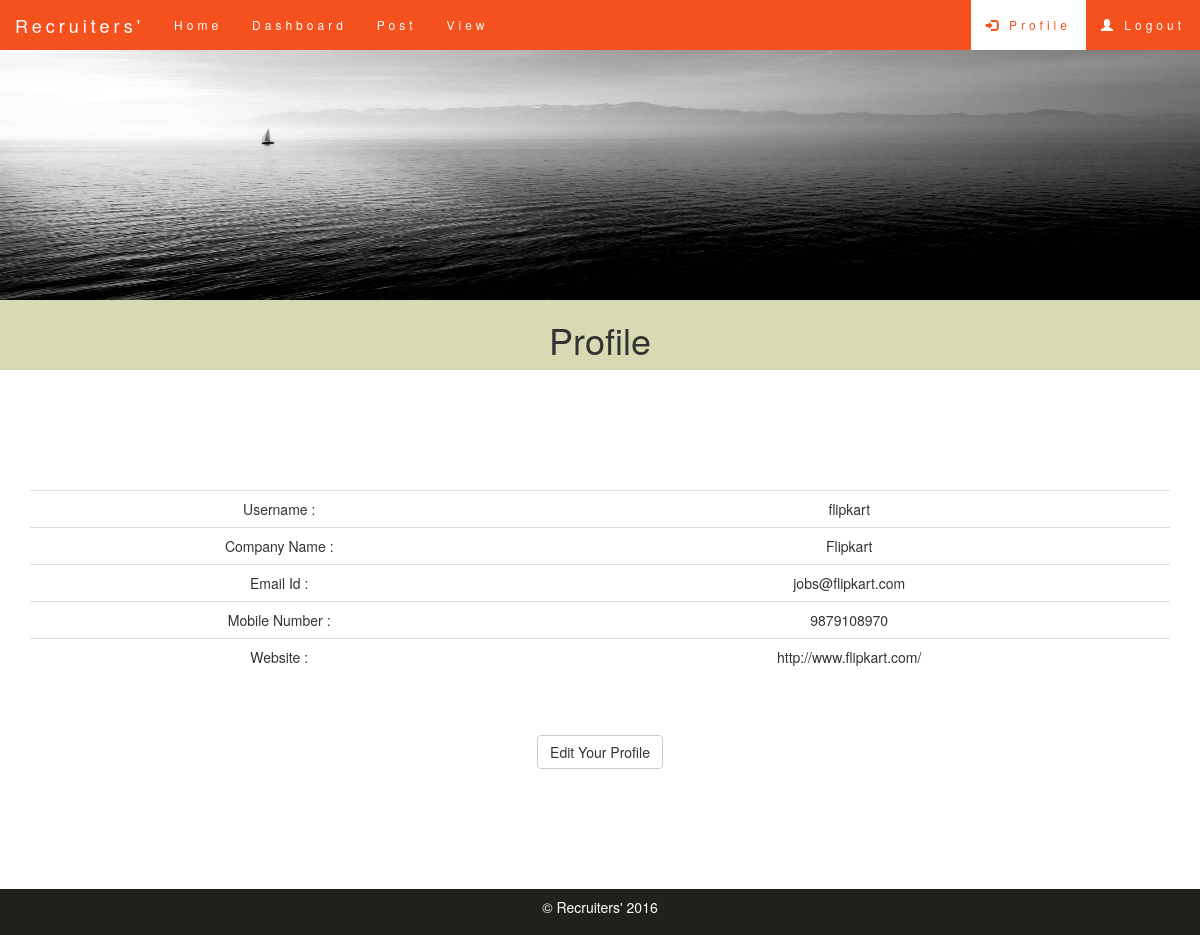
The page /profileemployer.php (signed in) on the database its author committed.
### tables this page shows
CREATE TABLE IF NOT EXISTS `clients` (
  `id` int(11) NOT NULL AUTO_INCREMENT,
  `username` varchar(10) NOT NULL,
  `email` varchar(255) NOT NULL,
  `password` varchar(30) NOT NULL,
  `company` varchar(100) NOT NULL,
  `website` varchar(500) NOT NULL,
  `number` bigint(10) NOT NULL,
  `closejob` varchar(10) NOT NULL DEFAULT 'open',
  PRIMARY KEY (`id`)
);

### profileemployer.php (the view, shortened to what this page needs)
<!DOCTYPE html>
<html lang="en">
<head>
    <link rel="stylesheet" href="http://maxcdn.bootstrapcdn.com/bootstrap/3.3.6/css/bootstrap.min.css">
   <link rel="stylesheet" href="\PHPProject\main.css">
</head>
<body>
    <nav class="navbar navbar-default navbar-fixed-top">
    <div class="container-fluid">
    <div class="navbar-header">
        <a class="navbar-brand" href="#">Recruiters'</a>
    </div>
    <ul class="nav navbar-nav">
        <li><a href="\PHPProject\loginhomeemployer.php">Home</a></li>
        <li><a href="\PHPProject\dashboardoption.php">Dashboard</a></li>
        <li><a href="\PHPProject\post.php">Post</a><li>
        <li><a href="\PHPProject\viewpost.php">View</a><li>
    </ul>
    <ul class="nav navbar-nav navbar-right" >
        <li   class="active"><a href="#"><span class="glyphicon glyphicon-log-in"> </span>&nbsp;Profile</a></li>
        <li><a href="\PHPProject\logout.php"><span class="glyphicon glyphicon-user"> </span>&nbsp;Logout</a></li>
    </ul>
    </div>
    </nav>
    <img class="img" src="\PHPProject\home_img.jpg.jpg" alt="home_img">
    <div class="container-fluid text-center register">
        <h1>Profile</h1>
    </div>
    <br/><br/><br/><br/>
    <div class="container text-center table-responsive">
    <br/>
    <br/>
    <table class="table">
    <tbody>
    <tr>
    <?php
        $servername = "localhost";
        $dbusername = "root";
        $dbpassword = "";
        $dbname = "project";
        $email = $_SESSION['user_email'];
        $conn = mysqli_connect($servername, $dbusername, $dbpassword, $dbname);
        $sql = "SELECT * FROM clients WHERE email='$email'";
        $result = mysqli_query($conn, $sql);
        if(mysqli_num_rows($result) > 0)
        {
            while( $row = mysqli_fetch_assoc($result)){
                echo "<td>Username : </td><td>".$row["username"]."</td></tr><tr><td>Company Name : </td><td>".$row["company"]."</td></tr><tr><td>Email Id : </td><td>".$row["email"]."</td></tr><tr><td>Mobile Number : </td><td>".$row["number"]."</td></tr><tr><td>Website : </td><td>".$row["website"]."</td></tr>";
            }
        } else{
            echo "Select profile query error";
        }
    ?>
    </tbody>
    </table>
    </div>
    <br/><br/>
    <div class="container text-center">
    <a href="\PHPProject\profileeditemployer.php" class="btn btn-default">Edit Your Profile</a>
    </div>
    <br/><br/><br/><br/><br/><br/>
    <footer class="container-fluid text-center copyright">
        <p>&copy; Recruiters' 2016</p>
    </footer>
</body>
</html>

### main.css (style rules this page uses)
html,body { height: 100% }
.img { position:relative; height:300px; width:100%; }
.navbar { margin-bottom: 0; background-color: #f4511e; z-index: 9999; border: 0; font-size: 12px !important; line-height: 1.42857143 !important; letter-spacing: 4px; border-radius: 0; padding-top:-10px; padding-bottom:-10px; }
.navbar li a, .navbar .navbar-brand { color: #fff !important; }
.navbar-nav li a:hover, .navbar-nav li.active a { color: #f4511e !important; background-color: #fff !important; }
.copyright { background-color:rgb(32, 32, 28); color:white; padding:8px; }
.register { background-color:rgb(216, 218, 179); }

### rows shown on the page
clients: username "flipkart", company "Flipkart", email "jobs@flipkart.com", number "9879108970", website "http://www.flipkart.com/"
